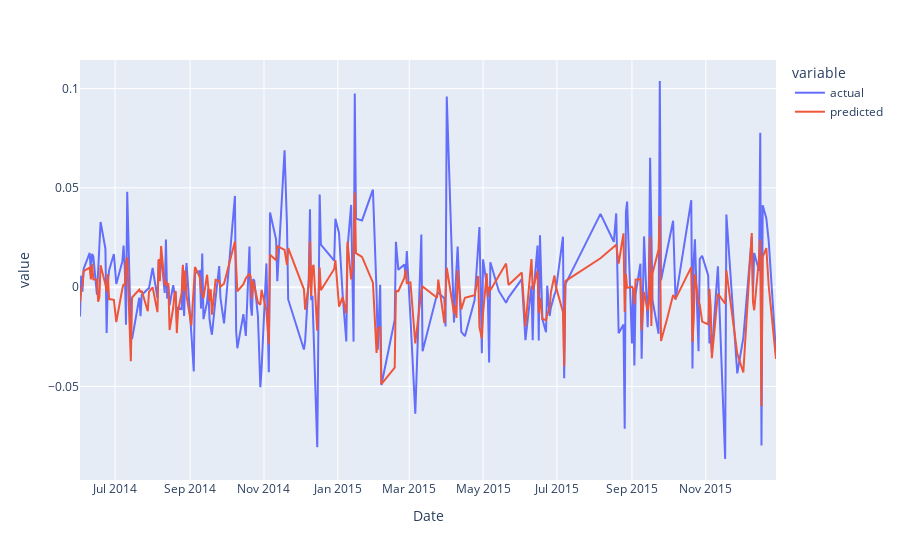

The notebook cell saved with this chart:
### Code cell
import plotly.express as px
fig = px.line(results, x=results.index, y=['actual', 'predicted'])
fig.show()

### Figure 1 — Plotly figure (JSON) as saved in the notebook; plotly's stock layout.template omitted (floating-point values rounded to 4 significant figures; data arrays with more than 128 entries replaced by an {"elided": "..."} marker saying what was removed)
{"data": [{"hovertemplate": "variable=actual<br>Date=%{x}<br>value=%{y}<extra></extra>", "legendgroup": "actual", "line": {"color": "#636efa", "dash": "solid"}, "mode": "lines", "name": "actual", "orientation": "v", "showlegend": true, "type": "scatter", "x": {"elided": "216 str values"}, "xaxis": "x", "y": {"elided": "216 float values"}, "yaxis": "y"}, {"hovertemplate": "variable=predicted<br>Date=%{x}<br>value=%{y}<extra></extra>", "legendgroup": "predicted", "line": {"color": "#EF553B", "dash": "solid"}, "mode": "lines", "name": "predicted", "orientation": "v", "showlegend": true, "type": "scatter", "x": {"elided": "216 str values"}, "xaxis": "x", "y": {"elided": "216 float values"}, "yaxis": "y"}], "layout": {"legend": {"title": {"text": "variable"}, "tracegroupgap": 0}, "margin": {"t": 60}, "xaxis": {"anchor": "y", "domain": [0, 1], "title": {"text": "Date"}}, "yaxis": {"anchor": "x", "domain": [0, 1], "title": {"text": "value"}}}}
